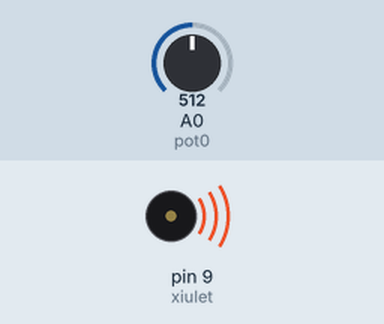
This sketch was run on a simulated Arduino Uno, built with avr-gcc and run on an emulated ATmega328P. Shown: buzzer (waves = sounding). Inputs (shaded band) come from the test bench; at power-on: A0 (pot0) = 512. What the sketch prints to the serial monitor is not drawn.

Above: at 0.05 s.
Timing chart, 0 to 3.0 s (numbered marks = the images above):
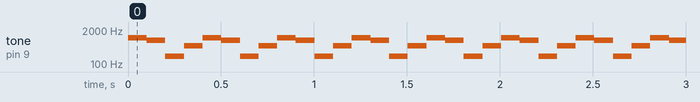

Measured:
- by itself, tone on pin 9 (xiulet): repeats every 0.40 s: 800 Hz 0.10 s, 200 Hz 0.10 s, 500 Hz 0.10 s, 1000 Hz 0.10 s

The sketch:

sirena_3.ino
```cpp
/**********************************************************************************
**                                                                               **
**                                  Sirena                                       **
**                                                                               **
**                                                                               **
**********************************************************************************/

//********** Includes *************************************************************

//********** Variables ************************************************************
const int xiulet = 9;        // donar nom al pin 9 de l’Arduino
const int pot0 = A0;         // donar nom al pin A0 de l’Arduino
int valPot0;                 // guardar valor del potenciometre

//********** Setup ****************************************************************
void setup()
{
  pinMode(xiulet, OUTPUT);   // definir el pin 9 com una sortida
  Serial.begin(9600);
}

//********** Loop *****************************************************************
void loop()
{
  valPot0 = analogRead(pot0);    // llegir valor potenciòmetre
  Serial.println(valPot0);
  tone(xiulet, 1000, valPot0);    // xiulet de durada valPot0
  delay(100);              // esperar valPot0 del xiulet + valPot0 silenci

    valPot0 = analogRead(pot0);    // llegir valor potenciòmetre
  Serial.println(valPot0);
  tone(xiulet, 800, valPot0);    // xiulet de durada valPot0
  delay(100);              // esperar valPot0 del xiulet + valPot0 silenci

    valPot0 = analogRead(pot0);    // llegir valor potenciòmetre
  Serial.println(valPot0);
  tone(xiulet, 200, valPot0);    // xiulet de durada valPot0
  delay(100);              // esperar valPot0 del xiulet + valPot0 silenci

    valPot0 = analogRead(pot0);    // llegir valor potenciòmetre
  Serial.println(valPot0);
  tone(xiulet, 500, valPot0);    // xiulet de durada valPot0
  delay(100);              // esperar valPot0 del xiulet + valPot0 silenci
}

//********** Funcions *************************************************************
```
